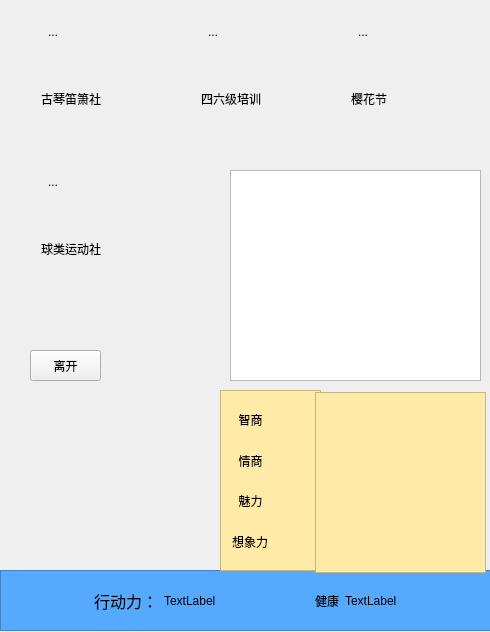
<?xml version="1.0" encoding="UTF-8"?>
<ui version="4.0">
 <class>huo_dong_zhong_xinClass</class>
 <widget class="QMainWindow" name="huo_dong_zhong_xinClass">
  <property name="geometry">
   <rect>
    <x>0</x>
    <y>0</y>
    <width>490</width>
    <height>632</height>
   </rect>
  </property>
  <property name="windowTitle">
   <string>huo_dong_zhong_xin</string>
  </property>
  <widget class="QWidget" name="centralWidget">
   <widget class="QPushButton" name="pushButton">
    <property name="geometry">
     <rect>
      <x>30</x>
      <y>350</y>
      <width>71</width>
      <height>31</height>
     </rect>
    </property>
    <property name="text">
     <string>离开</string>
    </property>
   </widget>
   <widget class="QWidget" name="widget_2" native="true">
    <property name="geometry">
     <rect>
      <x>30</x>
      <y>160</y>
      <width>141</width>
      <height>151</height>
     </rect>
    </property>
    <layout class="QVBoxLayout" name="verticalLayout_2">
     <item>
      <widget class="QToolButton" name="toolButton_2">
       <property name="text">
        <string>...</string>
       </property>
       <property name="icon">
        <iconset resource="res.qrc">
         <normaloff>:/plotphoto/huodong2.jpg</normaloff>:/plotphoto/huodong2.jpg</iconset>
       </property>
       <property name="iconSize">
        <size>
         <width>120</width>
         <height>120</height>
        </size>
       </property>
       <property name="autoRaise">
        <bool>true</bool>
       </property>
      </widget>
     </item>
     <item>
      <widget class="QLabel" name="label_2">
       <property name="text">
        <string>球类运动社</string>
       </property>
      </widget>
     </item>
    </layout>
   </widget>
   <widget class="QWidget" name="widget_4" native="true">
    <property name="geometry">
     <rect>
      <x>190</x>
      <y>10</y>
      <width>139</width>
      <height>151</height>
     </rect>
    </property>
    <layout class="QVBoxLayout" name="verticalLayout_4">
     <item>
      <widget class="QToolButton" name="toolButton_4">
       <property name="text">
        <string>...</string>
       </property>
       <property name="icon">
        <iconset resource="res.qrc">
         <normaloff>:/plotphoto/huodong4.jpg</normaloff>:/plotphoto/huodong4.jpg</iconset>
       </property>
       <property name="iconSize">
        <size>
         <width>120</width>
         <height>120</height>
        </size>
       </property>
       <property name="autoRaise">
        <bool>true</bool>
       </property>
      </widget>
     </item>
     <item>
      <widget class="QLabel" name="label_4">
       <property name="text">
        <string>四六级培训</string>
       </property>
      </widget>
     </item>
    </layout>
   </widget>
   <widget class="QWidget" name="widget" native="true">
    <property name="geometry">
     <rect>
      <x>30</x>
      <y>10</y>
      <width>141</width>
      <height>151</height>
     </rect>
    </property>
    <layout class="QVBoxLayout" name="verticalLayout">
     <item>
      <widget class="QToolButton" name="toolButton">
       <property name="text">
        <string>...</string>
       </property>
       <property name="icon">
        <iconset resource="res.qrc">
         <normaloff>:/plotphoto/huodong1.jpg</normaloff>:/plotphoto/huodong1.jpg</iconset>
       </property>
       <property name="iconSize">
        <size>
         <width>120</width>
         <height>120</height>
        </size>
       </property>
       <property name="autoRaise">
        <bool>true</bool>
       </property>
      </widget>
     </item>
     <item>
      <widget class="QLabel" name="label">
       <property name="text">
        <string>古琴笛箫社</string>
       </property>
      </widget>
     </item>
    </layout>
   </widget>
   <widget class="QWidget" name="widget_3" native="true">
    <property name="geometry">
     <rect>
      <x>340</x>
      <y>10</y>
      <width>141</width>
      <height>151</height>
     </rect>
    </property>
    <layout class="QVBoxLayout" name="verticalLayout_3">
     <item>
      <widget class="QToolButton" name="toolButton_3">
       <property name="text">
        <string>...</string>
       </property>
       <property name="icon">
        <iconset resource="res.qrc">
         <normaloff>:/plotphoto/huodong3.jpg</normaloff>:/plotphoto/huodong3.jpg</iconset>
       </property>
       <property name="iconSize">
        <size>
         <width>120</width>
         <height>120</height>
        </size>
       </property>
       <property name="autoRaise">
        <bool>true</bool>
       </property>
      </widget>
     </item>
     <item>
      <widget class="QLabel" name="label_3">
       <property name="text">
        <string>樱花节</string>
       </property>
      </widget>
     </item>
    </layout>
   </widget>
   <widget class="QTextEdit" name="textEdit_2">
    <property name="geometry">
     <rect>
      <x>230</x>
      <y>170</y>
      <width>251</width>
      <height>211</height>
     </rect>
    </property>
   </widget>
   <widget class="QFrame" name="frame">
    <property name="geometry">
     <rect>
      <x>0</x>
      <y>570</y>
      <width>491</width>
      <height>61</height>
     </rect>
    </property>
    <property name="styleSheet">
     <string notr="true">font: 12pt &quot;楷体&quot;;
background-color:rgb(85, 170, 255);</string>
    </property>
    <property name="frameShape">
     <enum>QFrame::StyledPanel</enum>
    </property>
    <property name="frameShadow">
     <enum>QFrame::Raised</enum>
    </property>
    <layout class="QHBoxLayout" name="horizontalLayout">
     <property name="leftMargin">
      <number>0</number>
     </property>
     <property name="topMargin">
      <number>0</number>
     </property>
     <property name="rightMargin">
      <number>0</number>
     </property>
     <property name="bottomMargin">
      <number>0</number>
     </property>
     <item>
      <spacer name="horizontalSpacer_3">
       <property name="orientation">
        <enum>Qt::Horizontal</enum>
       </property>
       <property name="sizeHint" stdset="0">
        <size>
         <width>40</width>
         <height>20</height>
        </size>
       </property>
      </spacer>
     </item>
     <item>
      <widget class="QLabel" name="label_5">
       <property name="font">
        <font>
         <family>楷体</family>
         <pointsize>12</pointsize>
         <weight>50</weight>
         <italic>false</italic>
         <bold>false</bold>
        </font>
       </property>
       <property name="text">
        <string>行动力：</string>
       </property>
      </widget>
     </item>
     <item>
      <widget class="QLabel" name="move">
       <property name="text">
        <string>TextLabel</string>
       </property>
      </widget>
     </item>
     <item>
      <spacer name="horizontalSpacer">
       <property name="orientation">
        <enum>Qt::Horizontal</enum>
       </property>
       <property name="sizeHint" stdset="0">
        <size>
         <width>40</width>
         <height>20</height>
        </size>
       </property>
      </spacer>
     </item>
     <item>
      <widget class="QLabel" name="label_6">
       <property name="text">
        <string>健康</string>
       </property>
      </widget>
     </item>
     <item>
      <widget class="QLabel" name="hp">
       <property name="text">
        <string>TextLabel</string>
       </property>
      </widget>
     </item>
     <item>
      <spacer name="horizontalSpacer_2">
       <property name="orientation">
        <enum>Qt::Horizontal</enum>
       </property>
       <property name="sizeHint" stdset="0">
        <size>
         <width>40</width>
         <height>20</height>
        </size>
       </property>
      </spacer>
     </item>
    </layout>
   </widget>
   <widget class="QFrame" name="frame_4">
    <property name="geometry">
     <rect>
      <x>220</x>
      <y>390</y>
      <width>101</width>
      <height>181</height>
     </rect>
    </property>
    <property name="styleSheet">
     <string notr="true">font: 75 18pt &quot;方正胖头鱼简体&quot;;
background-color:rgb(255, 234, 167);</string>
    </property>
    <property name="frameShape">
     <enum>QFrame::StyledPanel</enum>
    </property>
    <property name="frameShadow">
     <enum>QFrame::Raised</enum>
    </property>
    <layout class="QVBoxLayout" name="verticalLayout_5">
     <item>
      <widget class="QLabel" name="label_7">
       <property name="text">
        <string>  智商</string>
       </property>
      </widget>
     </item>
     <item>
      <widget class="QLabel" name="label_8">
       <property name="text">
        <string>  情商</string>
       </property>
      </widget>
     </item>
     <item>
      <widget class="QLabel" name="label_9">
       <property name="text">
        <string>  魅力</string>
       </property>
      </widget>
     </item>
     <item>
      <widget class="QLabel" name="label_11">
       <property name="styleSheet">
        <string notr="true">font: 75 15pt &quot;方正胖头鱼简体&quot;;</string>
       </property>
       <property name="text">
        <string>想象力</string>
       </property>
      </widget>
     </item>
    </layout>
   </widget>
   <widget class="QFrame" name="frame_5">
    <property name="geometry">
     <rect>
      <x>315</x>
      <y>392</y>
      <width>171</width>
      <height>181</height>
     </rect>
    </property>
    <property name="styleSheet">
     <string notr="true">background-color:rgb(255, 234, 167);
font: 75 16pt &quot;微软雅黑&quot;;</string>
    </property>
    <property name="frameShape">
     <enum>QFrame::StyledPanel</enum>
    </property>
    <property name="frameShadow">
     <enum>QFrame::Raised</enum>
    </property>
    <layout class="QVBoxLayout" name="verticalLayout_6">
     <item>
      <widget class="QLabel" name="zi">
       <property name="text">
        <string/>
       </property>
      </widget>
     </item>
     <item>
      <widget class="QLabel" name="qin">
       <property name="text">
        <string/>
       </property>
      </widget>
     </item>
     <item>
      <widget class="QLabel" name="mei">
       <property name="styleSheet">
        <string notr="true">background-color:rgb(255, 234, 167);</string>
       </property>
       <property name="text">
        <string/>
       </property>
      </widget>
     </item>
     <item>
      <widget class="QLabel" name="ima">
       <property name="text">
        <string/>
       </property>
      </widget>
     </item>
    </layout>
   </widget>
  </widget>
 </widget>
 <layoutdefault spacing="6" margin="11"/>
 <resources>
  <include location="res.qrc"/>
 </resources>
 <connections/>
</ui>
